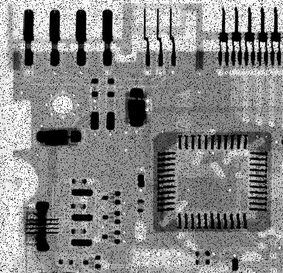
#> input picture Lab2/files/cboard_pepper_only.tif, 283 x 273 px, shrunk from 464 x 448 before the run
$ python Lab25.py
#> lines starting #> are read from the running program, lines starting #| are printed output that depends on the picture
import numpy as np
import cv2
import matplotlib.pyplot as plt
from PIL import Image
import os

def ensure_output_dir(folder="transformed"):
    if not os.path.exists(folder):
        os.makedirs(folder)
    return folder

def show_comparison(original, filtered, title):
    plt.figure(figsize=(10, 5))
    plt.subplot(1, 2, 1)
    plt.imshow(original, cmap='gray')
    plt.title("Oryginalny")
    plt.axis("off")

    plt.subplot(1, 2, 2)
    plt.imshow(filtered, cmap='gray')
    plt.title(title)
    plt.axis("off")
    plt.tight_layout()
    plt.show()

def apply_all_filters(image_array, mask_sizes, filename, output_dir):
    for k in mask_sizes:
        ### (a) Filtr uśredniający
        avg = cv2.blur(image_array, (k, k))
        title = f"Średnia {k}x{k}"
        show_comparison(image_array, avg, title)
        out = filename.replace(".tif", f"_avg_{k}x{k}.tif")
        Image.fromarray(avg).save(os.path.join(output_dir, out))

        ### (b) Filtr medianowy
        if k % 2 == 1:  # medianBlur wymaga nieparzystego rozmiaru
            med = cv2.medianBlur(image_array, k)
            title = f"Mediana {k}x{k}"
            show_comparison(image_array, med, title)
            out = filename.replace(".tif", f"_median_{k}x{k}.tif")
            Image.fromarray(med).save(os.path.join(output_dir, out))

        ### (c1) Filtr minimum (erode)
        minf = cv2.erode(image_array, np.ones((k, k), np.uint8))
        title = f"Minimum {k}x{k}"
        show_comparison(image_array, minf, title)
        out = filename.replace(".tif", f"_min_{k}x{k}.tif")
        Image.fromarray(minf).save(os.path.join(output_dir, out))

        ### (c2) Filtr maksimum (dilate)
        maxf = cv2.dilate(image_array, np.ones((k, k), np.uint8))
        title = f"Maksimum {k}x{k}"
        show_comparison(image_array, maxf, title)
        out = filename.replace(".tif", f"_max_{k}x{k}.tif")
        Image.fromarray(maxf).save(os.path.join(output_dir, out))

if __name__ == "__main__":
    files_dir = "files"
    output_dir = ensure_output_dir("transformed")

    image_files = [
        "cboard_pepper_only.tif",
        "cboard_salt_only.tif",
        "cboard_salt_pepper.tif"
    ]

    mask_sizes = [3, 5, 7]

    for filename in image_files:
        path = os.path.join(files_dir, filename)
        img = Image.open(path).convert("L")
#> img is the input picture: PIL image 283x273 L; min 0, max 255, mean 135.8
        arr = np.array(img)

        apply_all_filters(arr, mask_sizes, filename, output_dir)
#> the loop in apply_all_filters, `for k in mask_sizes:` made 3 passes
#> pass 1, in apply_all_filters, `minf = cv2.erode(image_array, np.ones((k, k), np.uint8))`:
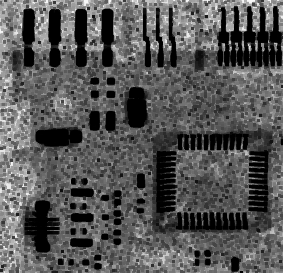
#> minf: shape (273, 283); min 0, max 248, mean 86.3
#> pass 1, in apply_all_filters, `maxf = cv2.dilate(image_array, np.ones((k, k), np.uint8))`:
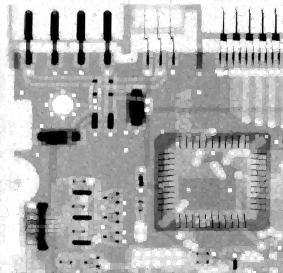
#> maxf: shape (273, 283); min 0, max 255, mean 174.5
#> pass 2, in show_comparison (call 8), `plt.show()`:
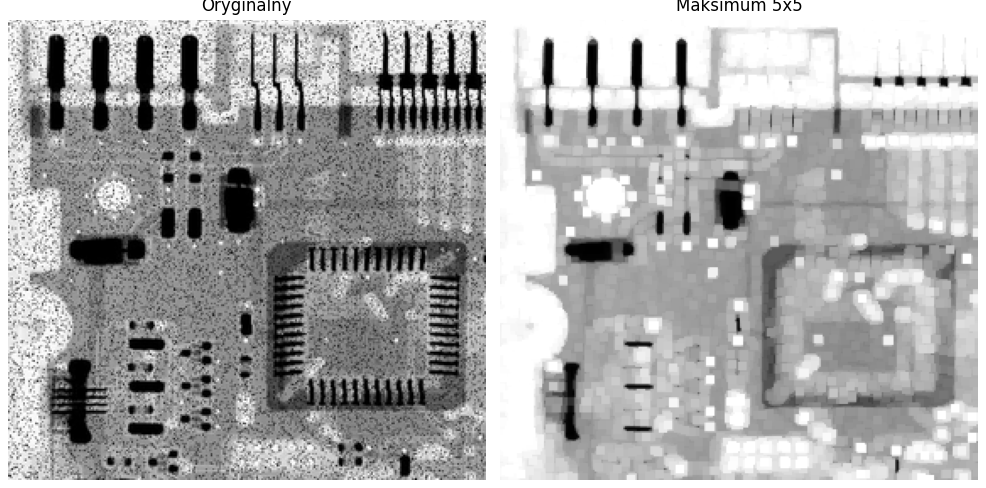
#> figure drawn by matplotlib, 2 panels
#> after the loop in apply_all_filters, `for k in mask_sizes:`:
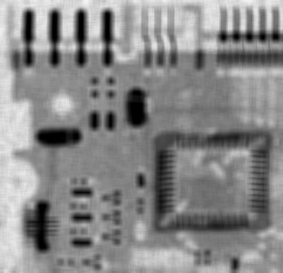
#> avg: shape (273, 283); min 0, max 246, mean 135.7
#> after the loop in apply_all_filters, `for k in mask_sizes:`:
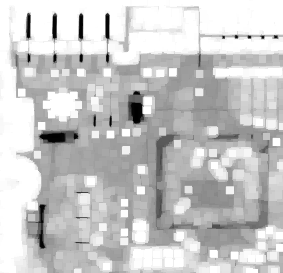
#> maxf: shape (273, 283); min 0, max 255, mean 199.8
#> after the loop in apply_all_filters, `for k in mask_sizes:`:
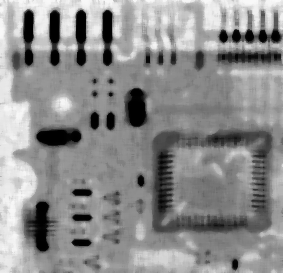
#> med: shape (273, 283); min 0, max 250, mean 140.9
#> after the loop in apply_all_filters, `for k in mask_sizes:`:
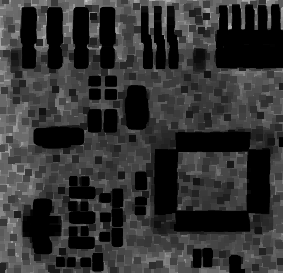
#> minf: shape (273, 283); min 0, max 202, mean 50.1
#> pass 2 of the loop `for filename in image_files:`:
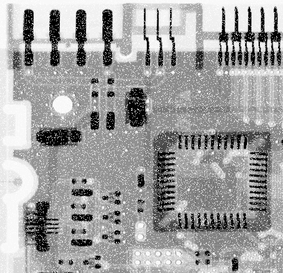
#> input picture Lab2/files/cboard_salt_only.tif, 283 x 273 px, shrunk from 464 x 448 before the run
#> img is the input picture: PIL image 283x273 L; min 0, max 255, mean 161.6
#> after the loop in apply_all_filters (call 2), `for k in mask_sizes:`:
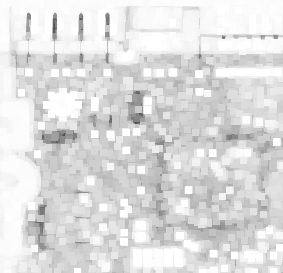
#> maxf: shape (273, 283); min 76, max 255, mean 222.3
#> after the loop in apply_all_filters (call 2), `for k in mask_sizes:`:
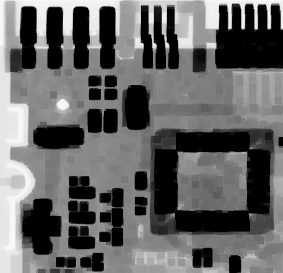
#> minf: shape (273, 283); min 0, max 248, mean 101.2
#> pass 3 of the loop `for filename in image_files:`:
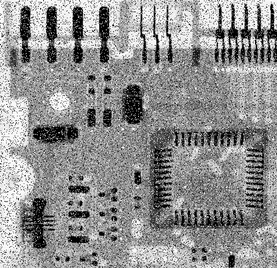
#> input picture Lab2/files/cboard_salt_pepper.tif, 277 x 268 px, shrunk from 455 x 440 before the run
#> img is the input picture: PIL image 277x268 L; min 0, max 255, mean 144.3
#> the loop in apply_all_filters (call 3), `for k in mask_sizes:` made 3 passes
#> pass 1, in apply_all_filters (call 3), `maxf = cv2.dilate(image_array, np.ones((k, k), np.uint8))`:
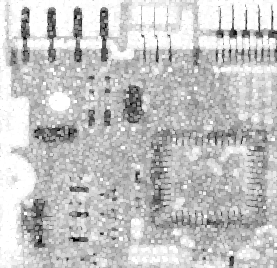
#> maxf: shape (268, 277); min 1, max 255, mean 195.6
#> after the loop in apply_all_filters (call 3), `for k in mask_sizes:`:
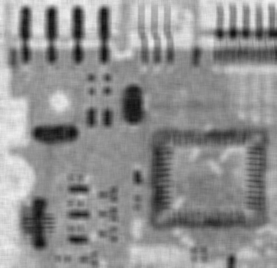
#> avg: shape (268, 277); min 15, max 241, mean 144.3
